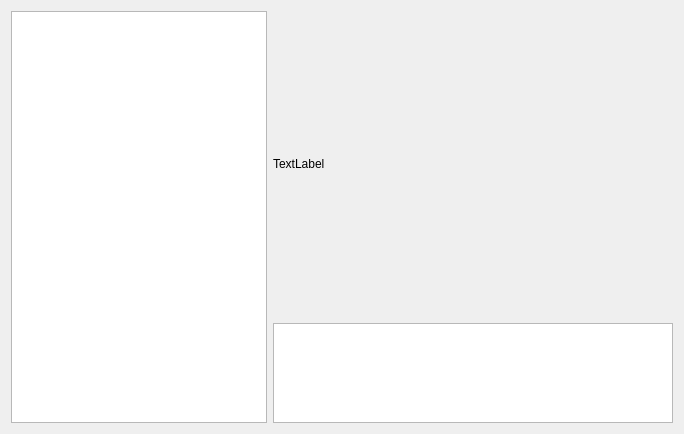
<?xml version="1.0" encoding="UTF-8"?>
<ui version="4.0">
 <class>FormWelcome</class>
 <widget class="QWidget" name="FormWelcome">
  <property name="geometry">
   <rect>
    <x>0</x>
    <y>0</y>
    <width>684</width>
    <height>434</height>
   </rect>
  </property>
  <property name="windowTitle">
   <string>Form</string>
  </property>
  <layout class="QGridLayout" name="gridLayout">
   <item row="0" column="0" rowspan="2">
    <widget class="QListWidget" name="listWidget_history">
     <property name="sizePolicy">
      <sizepolicy hsizetype="Fixed" vsizetype="Expanding">
       <horstretch>0</horstretch>
       <verstretch>0</verstretch>
      </sizepolicy>
     </property>
     <property name="maximumSize">
      <size>
       <width>300</width>
       <height>16777215</height>
      </size>
     </property>
    </widget>
   </item>
   <item row="0" column="1">
    <widget class="QLabel" name="label_dataVisual">
     <property name="text">
      <string>TextLabel</string>
     </property>
    </widget>
   </item>
   <item row="1" column="1">
    <widget class="QTextBrowser" name="textBrowser_describe">
     <property name="sizePolicy">
      <sizepolicy hsizetype="Expanding" vsizetype="Fixed">
       <horstretch>0</horstretch>
       <verstretch>0</verstretch>
      </sizepolicy>
     </property>
     <property name="maximumSize">
      <size>
       <width>16777215</width>
       <height>100</height>
      </size>
     </property>
    </widget>
   </item>
  </layout>
 </widget>
 <resources/>
 <connections/>
</ui>
